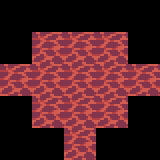

Below is a game level as drawn by its tile map, then a one-line description and the .tmx file that defines it, in full:
An orthogonal 5x5 tile map with 32x32 px tiles, 1 tile layer (Tile Layer 1).

<map version="1.0" tiledversion="1.1.6" orientation="orthogonal" renderorder="right-down" width="5" height="5" tilewidth="32" tileheight="32" infinite="0" nextobjectid="1">
 <tileset firstgid="1" source="../ground.tsx" />
 <layer name="Tile Layer 1" width="5" height="5">
  <data encoding="csv">
0,0,0,0,0,
0,27,27,27,0,
27,27,27,27,27,
0,27,27,27,0,
0,0,27,0,0
</data>
 </layer>
</map>
